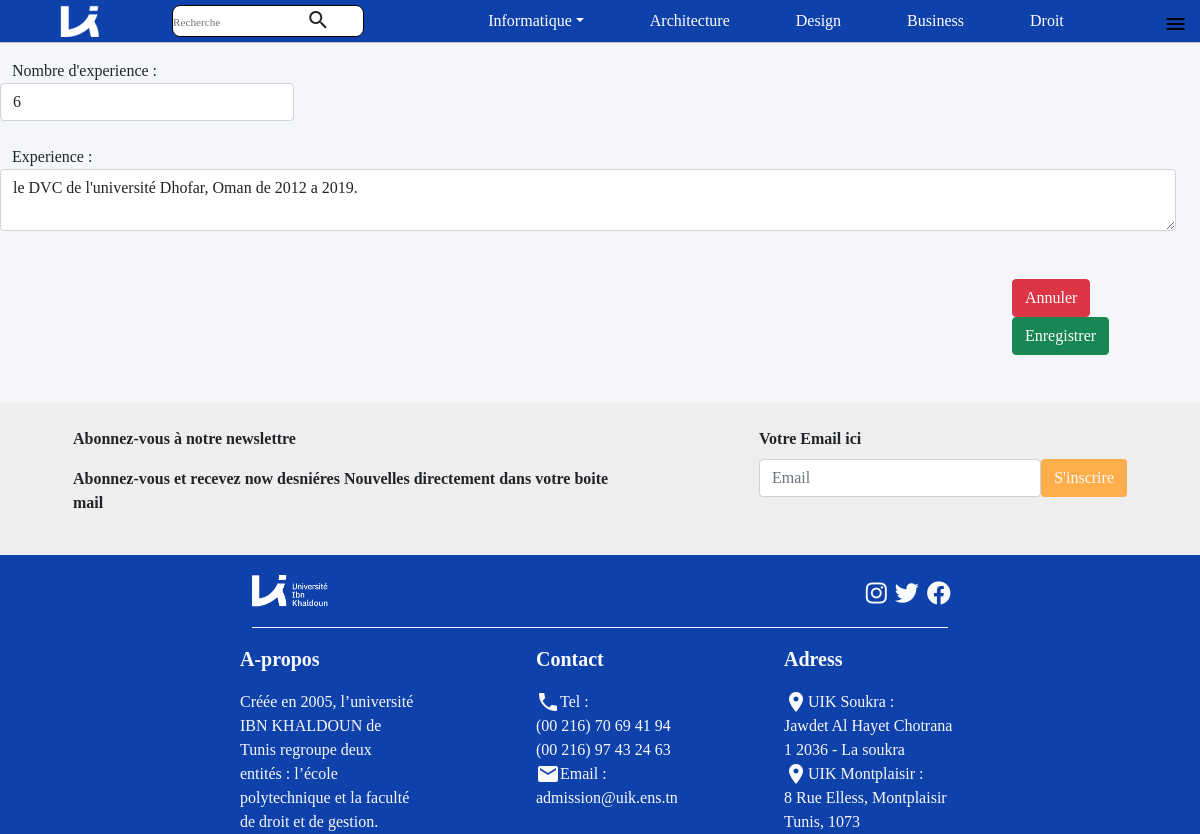
The app's page /dist/pages/editExperience.php?id=1 with its own data.
### tables this page shows
CREATE TABLE `experience` (
  `id` int(11) NOT NULL,
  `libelle` varchar(500) NOT NULL,
  `experience` int(11) NOT NULL,
  `id_enseignant` int(11) NOT NULL
);

### dist/pages/editExperience.php (the view, shortened to what this page needs)
<?php
include("../config.php");
$idUser = $_SESSION['idUser'];
$libelle = $experience = "";
$libelleErr = $experienceErr = "";
$id =  trim($_GET["id"]);
if ($_SERVER["REQUEST_METHOD"] == "POST") {
    $inputLibelle = trim($_POST["libelle"]);
    if (empty($inputLibelle)) {
        $libelleErr = "Experience est obligatoire.";
    } else {
        $libelle = $inputLibelle;
    }
    $inputNmbExper = trim($_POST["experience"]);
    if (empty($inputNmbExper)) {
        $experienceErr = "Nombre d'Experience est obligatoire.";
    } else {
        $experience = $inputNmbExper;
    }
    if (!empty($inputLibelle) && !empty($inputNmbExper)) {
        $sql = "UPDATE .experience SET libelle=" . '"' . $libelle . '"' . ", experience=$experience WHERE id=$id;";
        if (mysqli_query($conn, $sql)) {
            header("Location: editProfileProf.php?id=" . $idUser);
        } else {
            echo "Erreur d'inseration : " . $sql . "<br>" . mysqli_error($conn);
        }
    }
} else {
    if (isset($_GET["id"]) && !empty(trim($_GET["id"]))) {
        if ($result =  mysqli_query($conn, "SELECT * FROM experience where id=" . $id)) {
            while ($row = mysqli_fetch_array($result)) {
                $libelle = $row['libelle'];
                $experience = $row['experience'];
            }
        }
    }
}
?>
<!DOCTYPE html>
<html lang="en">
<head>
    <link rel="stylesheet" href="../css/main.css">
    <link rel="stylesheet" href="https://use.fontawesome.com/releases/v5.15.4/css/all.css">
</head>
<body>
    <?php include("../header/head.php"); ?>
    <main>
        <div class="wrapper">
            <div class="container-fluid">
                <div class="row">
                    <div class="col-md-10">
                        <h3 class="pull-left" style="color: #0d6efd;">Experience</h3>
                    </div>
                </div>
                <form method="post">
                    <div class="row form-group col-md-3">
                        <label>Nombre d'experience :</label>
                        <input type="number" name="experience" class="form-control <?php echo (!empty($experienceErr)) ? 'is-invalid' : ''; ?>" value="<?php echo $experience; ?>">
                    </div>
                    <br>
                    <div class="row form-group col-md-12">
                        <label>Experience :</label>
                        <textarea name="libelle" class="form-control <?php echo (!empty($libelleErr)) ? 'is-invalid' : ''; ?>"><?php echo $libelle; ?></textarea>
                    </div>
                    <br><br>
                    <div class="row">
                        <div class="form-group col-md-10"></div>
                        <div class="form-group col-md-2">
                            <input type="button" value="Annuler" class="btn btn-danger" onclick="window.location='editProfileProf.php?id=<?php echo $idUser ?>';">
                            <input type="submit" class="btn btn-success" name="valider" value="Enregistrer">
                        </div>
                    </div>
                </form>
            </div>
        </div>
    </main>
    <br><br>
    <?php include("../header/footer.php"); ?>
</body>
</html>

### records on screen
experience: experience "6", libelle "le DVC de l'université Dhofar, Oman de 2012 a 2019."
